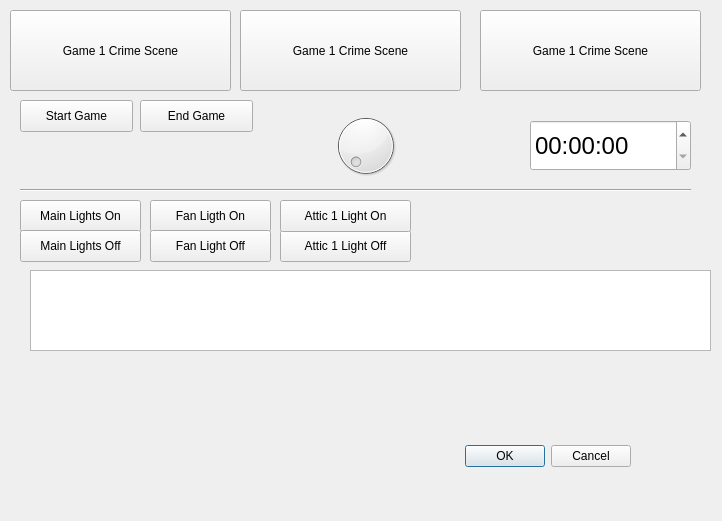
<?xml version="1.0" encoding="UTF-8"?>
<ui version="4.0">
 <class>Dialog</class>
 <widget class="QDialog" name="Dialog">
  <property name="geometry">
   <rect>
    <x>0</x>
    <y>0</y>
    <width>722</width>
    <height>521</height>
   </rect>
  </property>
  <property name="windowTitle">
   <string>Dialog</string>
  </property>
  <widget class="QDialogButtonBox" name="buttonBox">
   <property name="geometry">
    <rect>
     <x>10</x>
     <y>440</y>
     <width>621</width>
     <height>32</height>
    </rect>
   </property>
   <property name="orientation">
    <enum>Qt::Horizontal</enum>
   </property>
   <property name="standardButtons">
    <set>QDialogButtonBox::Cancel|QDialogButtonBox::Ok</set>
   </property>
  </widget>
  <widget class="QPushButton" name="pushButton">
   <property name="geometry">
    <rect>
     <x>10</x>
     <y>10</y>
     <width>221</width>
     <height>81</height>
    </rect>
   </property>
   <property name="text">
    <string>Game 1 Crime Scene</string>
   </property>
  </widget>
  <widget class="QPushButton" name="pushButton_2">
   <property name="geometry">
    <rect>
     <x>240</x>
     <y>10</y>
     <width>221</width>
     <height>81</height>
    </rect>
   </property>
   <property name="text">
    <string>Game 1 Crime Scene</string>
   </property>
  </widget>
  <widget class="QPushButton" name="pushButton_3">
   <property name="geometry">
    <rect>
     <x>480</x>
     <y>10</y>
     <width>221</width>
     <height>81</height>
    </rect>
   </property>
   <property name="text">
    <string>Game 1 Crime Scene</string>
   </property>
  </widget>
  <widget class="QTimeEdit" name="timeEdit">
   <property name="geometry">
    <rect>
     <x>530</x>
     <y>120</y>
     <width>161</width>
     <height>51</height>
    </rect>
   </property>
   <property name="font">
    <font>
     <pointsize>18</pointsize>
    </font>
   </property>
  </widget>
  <widget class="QPushButton" name="pushButton_4">
   <property name="geometry">
    <rect>
     <x>20</x>
     <y>100</y>
     <width>113</width>
     <height>32</height>
    </rect>
   </property>
   <property name="text">
    <string>Start Game</string>
   </property>
  </widget>
  <widget class="QPushButton" name="pushButton_5">
   <property name="geometry">
    <rect>
     <x>140</x>
     <y>100</y>
     <width>113</width>
     <height>32</height>
    </rect>
   </property>
   <property name="text">
    <string>End Game</string>
   </property>
  </widget>
  <widget class="QPushButton" name="pushButton_6">
   <property name="geometry">
    <rect>
     <x>20</x>
     <y>200</y>
     <width>121</width>
     <height>32</height>
    </rect>
   </property>
   <property name="text">
    <string>Main Lights On</string>
   </property>
  </widget>
  <widget class="Line" name="line">
   <property name="geometry">
    <rect>
     <x>20</x>
     <y>180</y>
     <width>671</width>
     <height>20</height>
    </rect>
   </property>
   <property name="orientation">
    <enum>Qt::Horizontal</enum>
   </property>
  </widget>
  <widget class="QPushButton" name="pushButton_7">
   <property name="geometry">
    <rect>
     <x>20</x>
     <y>230</y>
     <width>121</width>
     <height>32</height>
    </rect>
   </property>
   <property name="text">
    <string>Main Lights Off</string>
   </property>
  </widget>
  <widget class="QPushButton" name="pushButton_8">
   <property name="geometry">
    <rect>
     <x>150</x>
     <y>200</y>
     <width>121</width>
     <height>32</height>
    </rect>
   </property>
   <property name="text">
    <string>Fan Ligth On</string>
   </property>
  </widget>
  <widget class="QPushButton" name="pushButton_9">
   <property name="geometry">
    <rect>
     <x>150</x>
     <y>230</y>
     <width>121</width>
     <height>32</height>
    </rect>
   </property>
   <property name="text">
    <string>Fan Light Off</string>
   </property>
  </widget>
  <widget class="QDial" name="dial">
   <property name="geometry">
    <rect>
     <x>300</x>
     <y>110</y>
     <width>131</width>
     <height>71</height>
    </rect>
   </property>
  </widget>
  <widget class="QPushButton" name="pushButton_10">
   <property name="geometry">
    <rect>
     <x>280</x>
     <y>230</y>
     <width>131</width>
     <height>32</height>
    </rect>
   </property>
   <property name="text">
    <string>Attic 1 Light Off</string>
   </property>
  </widget>
  <widget class="QPushButton" name="pushButton_11">
   <property name="geometry">
    <rect>
     <x>280</x>
     <y>200</y>
     <width>131</width>
     <height>32</height>
    </rect>
   </property>
   <property name="text">
    <string>Attic 1 Light On</string>
   </property>
  </widget>
  <widget class="QTextEdit" name="textEdit">
   <property name="geometry">
    <rect>
     <x>30</x>
     <y>270</y>
     <width>681</width>
     <height>81</height>
    </rect>
   </property>
  </widget>
 </widget>
 <resources/>
 <connections>
  <connection>
   <sender>buttonBox</sender>
   <signal>accepted()</signal>
   <receiver>Dialog</receiver>
   <slot>accept()</slot>
   <hints>
    <hint type="sourcelabel">
     <x>248</x>
     <y>254</y>
    </hint>
    <hint type="destinationlabel">
     <x>157</x>
     <y>274</y>
    </hint>
   </hints>
  </connection>
  <connection>
   <sender>buttonBox</sender>
   <signal>rejected()</signal>
   <receiver>Dialog</receiver>
   <slot>reject()</slot>
   <hints>
    <hint type="sourcelabel">
     <x>316</x>
     <y>260</y>
    </hint>
    <hint type="destinationlabel">
     <x>286</x>
     <y>274</y>
    </hint>
   </hints>
  </connection>
 </connections>
</ui>
